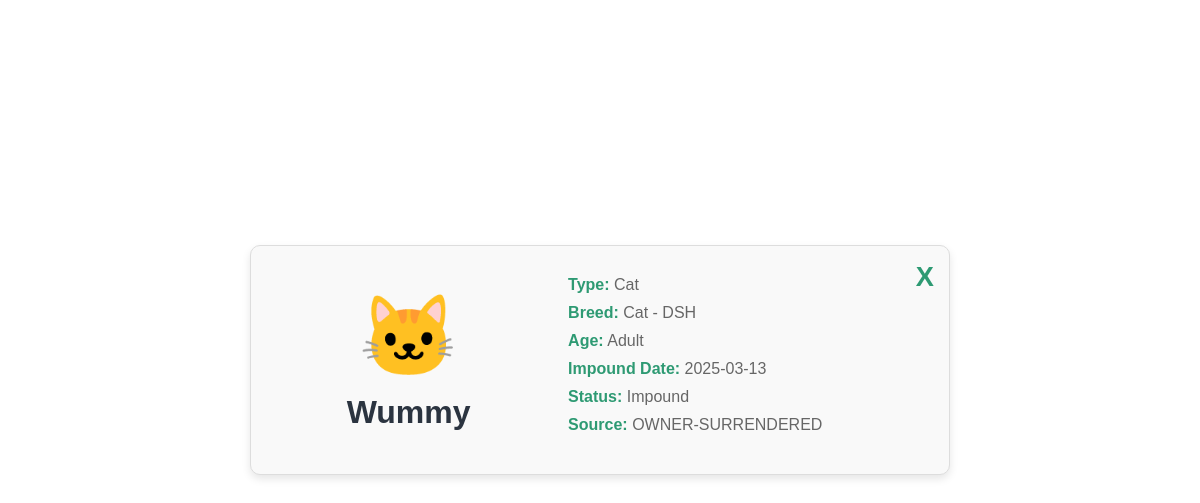
The page /pet_detail.php?pet=35305 on the database its author committed.
### tables this page shows
CREATE TABLE `pets` (
  `animal_id` int(11) NOT NULL,
  `sex` varchar(10) DEFAULT NULL,
  `date_impounded` date DEFAULT NULL,
  `name` varchar(100) DEFAULT NULL,
  `kennel_number` varchar(20) DEFAULT NULL,
  `color` varchar(100) DEFAULT NULL,
  `age_category` varchar(50) DEFAULT NULL,
  `breed_id` int(11) DEFAULT NULL,
  `source_id` int(11) DEFAULT NULL,
  `status_id` int(11) DEFAULT NULL
);

CREATE TABLE `animaltype` (
  `type_id` int(11) NOT NULL,
  `type_name` varchar(50) NOT NULL
);

CREATE TABLE `breeds` (
  `breed_id` int(11) NOT NULL,
  `breed_name` varchar(100) NOT NULL,
  `type_id` int(11) DEFAULT NULL
);

CREATE TABLE `statuses` (
  `status_id` int(11) NOT NULL,
  `status_name` varchar(50) NOT NULL
);

CREATE TABLE `sources` (
  `source_id` int(11) NOT NULL,
  `source_name` varchar(50) NOT NULL
);

### helpers.php (called while the page is built, shortened)
<?php
function getPetDetail($db, $petId) {
    $query = "
        SELECT
            Pets.*,
            breeds.breed_name,
            animaltype.type_name,
            statuses.status_name,
            sources.source_name
        FROM Pets
        INNER JOIN breeds ON breeds.breed_id = Pets.breed_id
        INNER JOIN animaltype ON animaltype.type_id = breeds.type_id
        INNER JOIN statuses ON statuses.status_id = Pets.status_id
        LEFT JOIN sources ON sources.source_id = Pets.source_id
        WHERE Pets.animal_id = ?
    ";
    $stmt = $db->prepare($query);
    $stmt->bind_param("i", $petId);
    $stmt->execute();
    $result = $stmt->get_result();
    return $result->fetch_assoc();
}

### pet_detail.php (the view, shortened to what this page needs)
<?php
require("db.php");
require("helpers.php");
$statuses = [];
if (isset($_GET['pet'])) {
    $petId = $_GET['pet'];
    $pet = getPetDetail($db, $petId);
} else {
    echo "Pet ID not specified!";
    exit;
}
?>
<!DOCTYPE html>
<html lang="en">
<head>
    <link rel="stylesheet" href="css/index.css">
    <link rel="stylesheet" href="css/pet_detail.css">
</head>
<body>
    <main>
        <div class="pet-detail-container">
            <div class="pet-detail-card">
                <a href="index.php" class="back-button">X</a>
                <div class="pet-detail-content">
                    <div class="pet-detail-left">
                        <div class="pet-icon">
                            <?php if ($pet['type_name'] === 'Dog'): ?>
                                <span class="icon">🐶</span>
                            <?php elseif ($pet['type_name'] === 'Cat'): ?>
                                <span class="icon">🐱</span>
                            <?php else: ?>
                                <span class="icon">🐦</span>
                            <?php endif; ?>
                        </div>
                        <h2><?= htmlspecialchars($pet['name']) ?></h2>
                    </div>
                    <div class="pet-detail-right">
                        <p><strong>Type:</strong> <?= htmlspecialchars($pet['type_name']) ?></p>
                        <p><strong>Breed:</strong> <?= htmlspecialchars($pet['breed_name']) ?></p>
                        <p><strong>Age:</strong> <?= htmlspecialchars($pet['age_category']) ?></p>
                        <p><strong>Impound Date:</strong> <?= htmlspecialchars($pet['date_impounded']) ?></p>
                        <div>
                            <?php if (isset($_SESSION['role']) && $_SESSION['role'] === 'admin'): ?>
                                <strong>Status:</strong>
                                <form method="POST" class="status-row">
                                    <input type="hidden" name="pet_id" value="<?= $pet['animal_id'] ?>">
                                    <select name="status_id">
                                        <?php foreach ($statuses as $status): ?>
                                            <option value="<?= $status['status_id'] ?>"
                                                <?= $status['status_name'] === $pet['status_name'] ? 'selected' : '' ?>>
                                                <?= htmlspecialchars($status['status_name']) ?>
                                            </option>
                                        <?php endforeach; ?>
                                    </select>
                                    <button type="submit">Save Change</button>
                                </form>
                            <?php else: ?>
                                <p><strong>Status:</strong> <?= htmlspecialchars($pet['status_name']) ?></p>
                            <?php endif; ?>
                        </div>
                        <?php if (!empty($pet['source_name'])): ?>
                            <p><strong>Source:</strong> <?= htmlspecialchars($pet['source_name']) ?></p>
                        <?php else: ?>
                            <p><strong>Source:</strong> Not available</p>
                        <?php endif; ?>
                    </div>
                </div>
            </div>
        </div>
    </main>
</body>
</html>

### css/index.css (style rules this page uses)
* { margin: 0; padding: 0; box-sizing: border-box; font-family: Arial, Helvetica, sans-serif; }
html { --primary-green: #2e9a73; --dark-blue: #2B3440; --secondary-blue: #5077A0; --secondary-green: #50A079; --stronger-green: #48906c; --stronger-blue: #486b90; --border-grey: #ccc; }

### css/pet_detail.css (style rules this page uses)
.pet-detail-container { display: flex; justify-content: center; align-items: center; flex-direction: column; margin-top: 50px; min-height: 80vh; }
.pet-detail-card { background-color: #f9f9f9; border: 1px solid #ddd; border-radius: 10px; padding: 30px; max-width: 700px; width: 100%; box-shadow: 0 4px 8px rgba(0, 0, 0, 0.1); margin-bottom: 20px; position: relative; transition: box-shadow 0.3s ease-in-out; }
.pet-detail-card .back-button { position: absolute; top: 15px; right: 15px; font-size: 1.7rem; font-weight: bold; color: var(--primary-green); text-decoration: none; cursor: pointer; }
.pet-detail-content { display: flex; justify-content: space-between; align-items: center; }
.pet-detail-left { display: flex; flex-direction: column; align-items: center; width: 40%; }
.pet-detail-left .pet-icon { font-size: 5rem; margin-bottom: 10px; }
.pet-detail-left h2 { font-size: 2rem; color: var(--dark-blue); text-align: center; }
.pet-detail-right { width: 55%; }
.pet-detail-right p { color: #666; font-size: 1rem; margin-bottom: 10px; }
.pet-detail-right strong { color: var(--primary-green); font-weight: bold; }

### rows shown on the page
pets: name "Wummy", animaltype.type_name "Cat", breed.breed_name "Cat - DSH", age_category "Adult", date_impounded "2025-03-13", status.status_name "Impound", source.source_name "OWNER-SURRENDERED"
